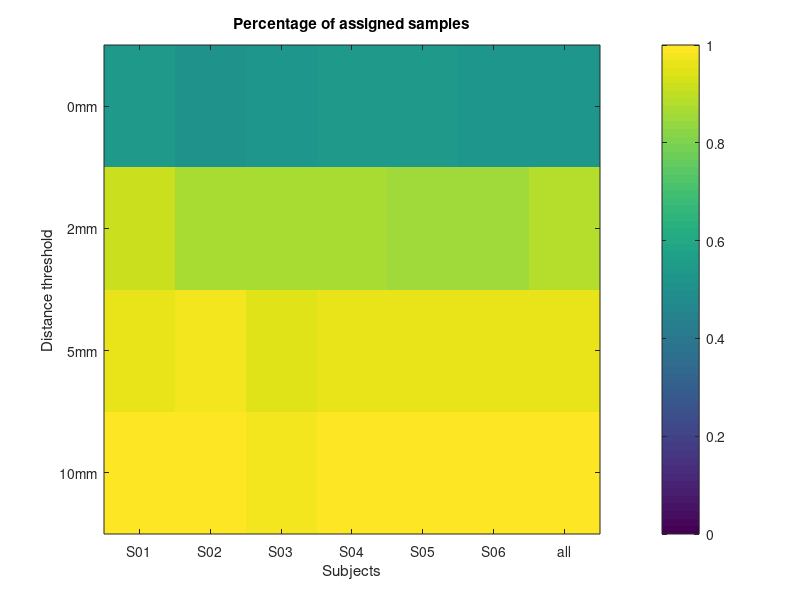

Recreate this plot in MATLAB.

% plot the proportion of assigned samples as a function of distanc
% threshold
nrSamples(:,1) = [393; 671; 714; 731; 739];
nrSamples(:,2) = [319; 538; 604; 619; 622];
nrSamples(:,3) = [156; 255; 281; 288; 295];
nrSamples(:,4) = [216; 350; 383; 397; 401];
nrSamples(:,5) = [179; 281; 318; 326; 329];
nrSamples(:,6) = [187; 310; 350; 358; 362];
nrSamples(:,7) = sum(nrSamples,2);

percSamples = nrSamples./nrSamples(5,:); 

figure;
imagesc(percSamples([1:4],:)); 
title('Percentage of assigned samples')
%colormap([;BF_getcmap('reds',9)]);
caxis([0 1]); 
xticks([1:7])
xticklabels({'S01','S02','S03','S04','S05','S06','all'})
xlabel('Subjects'); ylabel('Distance threshold')
yticks([1:4])
yticklabels({'0mm','2mm','5mm','10mm'})
colorbar; 
set(gcf,'color','w');
